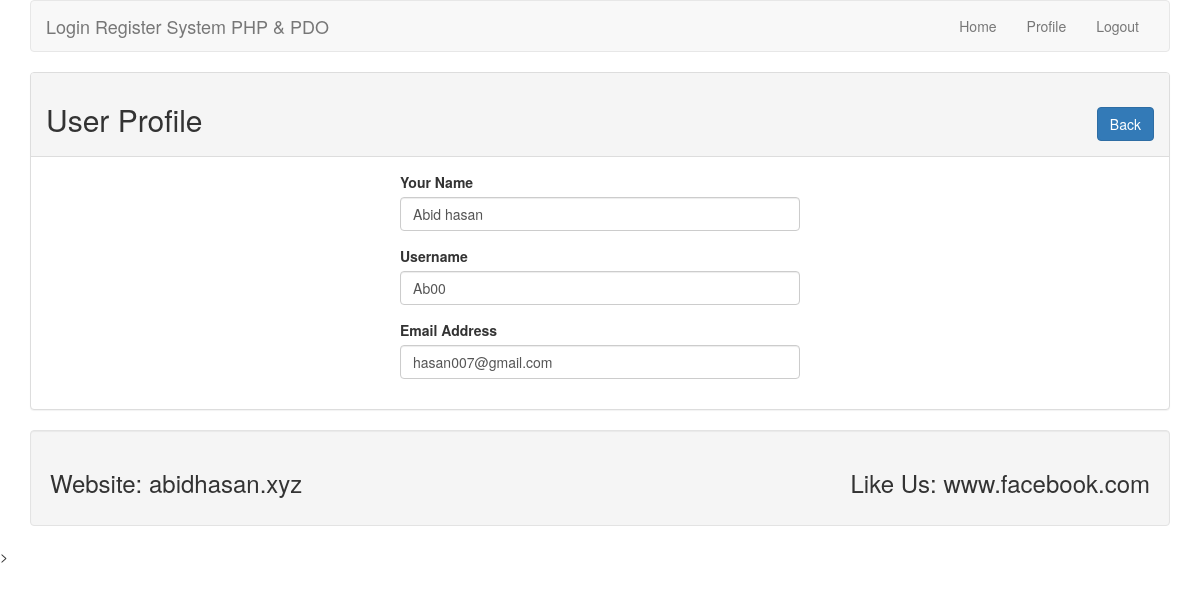
The app's page /ooplr/profile.php?id=4 (signed in) with its own data.
### tables this page shows
CREATE TABLE `tbl_user` (
  `id` int(11) NOT NULL,
  `name` varchar(255) NOT NULL,
  `username` varchar(255) NOT NULL,
  `email` varchar(255) NOT NULL,
  `password` varchar(255) NOT NULL
);

### ooplr/lib/User.php (called while the page is built, shortened)
<?php
	include 'Database.php';
class User{
	private $db;
	public function __construct(){
	     $this->db = new Database();
	}
     public function getUserById($id){
        $sql = "SELECT * FROM tbl_user WHERE id= :id LIMIT 1";
		$query = $this->db->pdo->prepare($sql);
		$query->bindValue(':id', $id);
		$query->execute();
		$result = $query->fetch(PDO::FETCH_OBJ);
		return $result;
     }
}
?>

### ooplr/lib/Database.php (called while the page is built)
<?php
class Database
{
	private $hostdb = "localhost";
	private $userdb = "root";
	private $passdb = "";
	private $namedb = "db_lr";
    public $pdo;
	public function __construct()
	{
		if (!isset($this->pdo)) {
			try{
				$link = new PDO("mysql:host=".$this->hostdb.";dbname=".$this->namedb, $this->userdb, $this->passdb);
				$link->setAttribute(PDO::ATTR_ERRMODE, PDO::ERRMODE_EXCEPTION);
				$link->exec("SET CHARACTER SET utf8");
				$this->pdo = $link;
			}catch(PDOException $e){
               die("Failed to connect with Database".$e->getMessage());
			}
		}
	}
}
?>

### ooplr/profile.php (the view, shortened to what this page needs)
<?php
include 'lib/User.php';
include 'inc/header.php';
?>
<?php
   if (isset($_GET['id'])) {
    $userid = (int)$_GET['id'];
   }
   $user = new User();
?>
  	<div class="panel panel-default">
  		<div class="panel-heading">
        <h2>User Profile<span class="pull-right">
          <a class="btn btn-primary" href="index.php">Back</a>
        </span></h2>
      </div>
  		<div class="panel-body">
        <div style="max-width: 400px; margin: 0 auto">
<?php
  $userdata = $user->getUserById($userid);
  if ($userdata) {
?>
  			<form action="" method="POST">
            <div class="form-group">
             <label for="name">Your Name</label>
             <input type="text" id ="name" name="name" class="form-control" value="<?php echo $userdata->name; ?>" required="" />
           </div>
             <div class="form-group">
             <label for="username">Username</label>
             <input type="text" id ="username" name="username" class="form-control" value="<?php echo $userdata->username; ?>" required="" />
           </div>
           <div class="form-group">
             <label for="email">Email Address</label>
             <input type="text" id ="email" name="email" class="form-control" value="<?php echo $userdata->email; ?>" required="" />
           </div>
         </form>
       <?php } ?>
        </div>
  		</div>
  	</div>
<?php
include 'inc/footer.php';
?>

### records on screen
tbl_user: name "Abid hasan", username "Ab00", email "hasan007@gmail.com"
